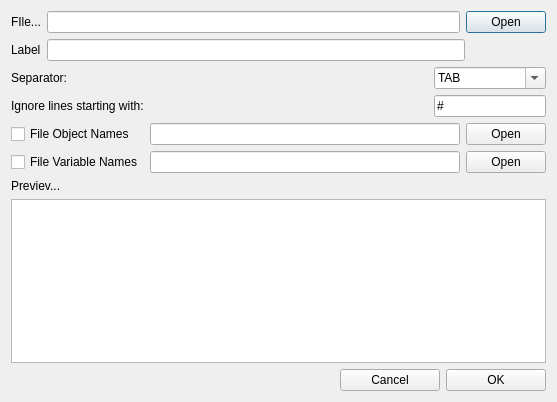
<?xml version="1.0" encoding="UTF-8"?>
<ui version="4.0">
 <class>AddFileDialog</class>
 <widget class="QDialog" name="AddFileDialog">
  <property name="geometry">
   <rect>
    <x>0</x>
    <y>0</y>
    <width>557</width>
    <height>402</height>
   </rect>
  </property>
  <property name="windowTitle">
   <string>Add File to Project</string>
  </property>
  <property name="modal">
   <bool>true</bool>
  </property>
  <layout class="QGridLayout" name="gridLayout_4">
   <item row="0" column="0">
    <layout class="QHBoxLayout" name="horizontalLayout_5">
     <item>
      <widget class="QLabel" name="label_4">
       <property name="sizePolicy">
        <sizepolicy hsizetype="Fixed" vsizetype="Fixed">
         <horstretch>0</horstretch>
         <verstretch>0</verstretch>
        </sizepolicy>
       </property>
       <property name="text">
        <string>FIle...</string>
       </property>
      </widget>
     </item>
     <item>
      <widget class="QLineEdit" name="file">
       <property name="sizePolicy">
        <sizepolicy hsizetype="Expanding" vsizetype="Fixed">
         <horstretch>0</horstretch>
         <verstretch>0</verstretch>
        </sizepolicy>
       </property>
      </widget>
     </item>
     <item>
      <widget class="QDialogButtonBox" name="buttonBox">
       <property name="sizePolicy">
        <sizepolicy hsizetype="Fixed" vsizetype="Fixed">
         <horstretch>0</horstretch>
         <verstretch>0</verstretch>
        </sizepolicy>
       </property>
       <property name="standardButtons">
        <set>QDialogButtonBox::Open</set>
       </property>
      </widget>
     </item>
    </layout>
   </item>
   <item row="1" column="0">
    <layout class="QHBoxLayout" name="horizontalLayout_6">
     <item>
      <widget class="QLabel" name="label_6">
       <property name="text">
        <string>Label</string>
       </property>
      </widget>
     </item>
     <item>
      <widget class="QLineEdit" name="filename"/>
     </item>
     <item>
      <spacer name="horizontalSpacer_6">
       <property name="orientation">
        <enum>Qt::Horizontal</enum>
       </property>
       <property name="sizeType">
        <enum>QSizePolicy::Fixed</enum>
       </property>
       <property name="sizeHint" stdset="0">
        <size>
         <width>81</width>
         <height>20</height>
        </size>
       </property>
      </spacer>
     </item>
    </layout>
   </item>
   <item row="2" column="0">
    <layout class="QGridLayout" name="gridLayout">
     <item row="0" column="0">
      <layout class="QHBoxLayout" name="horizontalLayout">
       <item>
        <widget class="QLabel" name="label">
         <property name="sizePolicy">
          <sizepolicy hsizetype="Expanding" vsizetype="Fixed">
           <horstretch>0</horstretch>
           <verstretch>0</verstretch>
          </sizepolicy>
         </property>
         <property name="maximumSize">
          <size>
           <width>159</width>
           <height>23</height>
          </size>
         </property>
         <property name="text">
          <string>Separator:</string>
         </property>
        </widget>
       </item>
       <item>
        <spacer name="horizontalSpacer">
         <property name="orientation">
          <enum>Qt::Horizontal</enum>
         </property>
         <property name="sizeHint" stdset="0">
          <size>
           <width>40</width>
           <height>20</height>
          </size>
         </property>
        </spacer>
       </item>
       <item>
        <widget class="QComboBox" name="splitlineby">
         <property name="sizePolicy">
          <sizepolicy hsizetype="Expanding" vsizetype="Fixed">
           <horstretch>0</horstretch>
           <verstretch>0</verstretch>
          </sizepolicy>
         </property>
         <property name="maximumSize">
          <size>
           <width>112</width>
           <height>23</height>
          </size>
         </property>
         <property name="editable">
          <bool>true</bool>
         </property>
         <item>
          <property name="text">
           <string>TAB</string>
          </property>
         </item>
         <item>
          <property name="text">
           <string>SPACE</string>
          </property>
         </item>
         <item>
          <property name="text">
           <string>;</string>
          </property>
         </item>
         <item>
          <property name="text">
           <string/>
          </property>
         </item>
        </widget>
       </item>
      </layout>
     </item>
     <item row="2" column="0">
      <layout class="QHBoxLayout" name="horizontalLayout_3">
       <item>
        <widget class="QLabel" name="label_3">
         <property name="sizePolicy">
          <sizepolicy hsizetype="Expanding" vsizetype="Fixed">
           <horstretch>0</horstretch>
           <verstretch>0</verstretch>
          </sizepolicy>
         </property>
         <property name="maximumSize">
          <size>
           <width>159</width>
           <height>23</height>
          </size>
         </property>
         <property name="text">
          <string>Ignore lines starting with:</string>
         </property>
        </widget>
       </item>
       <item>
        <spacer name="horizontalSpacer_3">
         <property name="orientation">
          <enum>Qt::Horizontal</enum>
         </property>
         <property name="sizeHint" stdset="0">
          <size>
           <width>40</width>
           <height>20</height>
          </size>
         </property>
        </spacer>
       </item>
       <item>
        <widget class="QLineEdit" name="ignorelinebychar">
         <property name="sizePolicy">
          <sizepolicy hsizetype="Expanding" vsizetype="Fixed">
           <horstretch>0</horstretch>
           <verstretch>0</verstretch>
          </sizepolicy>
         </property>
         <property name="maximumSize">
          <size>
           <width>112</width>
           <height>23</height>
          </size>
         </property>
         <property name="text">
          <string>#</string>
         </property>
        </widget>
       </item>
      </layout>
     </item>
     <item row="1" column="0">
      <layout class="QHBoxLayout" name="horizontalLayout_2"/>
     </item>
    </layout>
   </item>
   <item row="3" column="0">
    <layout class="QGridLayout" name="gridLayout_3">
     <item row="0" column="0">
      <widget class="QCheckBox" name="fileobjname">
       <property name="text">
        <string>File Object Names</string>
       </property>
      </widget>
     </item>
     <item row="0" column="1">
      <widget class="QLineEdit" name="file_objname"/>
     </item>
     <item row="0" column="2">
      <widget class="QPushButton" name="openbutton">
       <property name="text">
        <string>Open</string>
       </property>
      </widget>
     </item>
     <item row="1" column="0">
      <widget class="QCheckBox" name="filevarname">
       <property name="text">
        <string>File Variable Names</string>
       </property>
      </widget>
     </item>
     <item row="1" column="1">
      <widget class="QLineEdit" name="file_varname"/>
     </item>
     <item row="1" column="2">
      <widget class="QPushButton" name="openbutton_2">
       <property name="text">
        <string>Open</string>
       </property>
      </widget>
     </item>
    </layout>
   </item>
   <item row="4" column="0">
    <widget class="QLabel" name="label_5">
     <property name="text">
      <string>Previev...</string>
     </property>
    </widget>
   </item>
   <item row="5" column="0">
    <widget class="QTableView" name="tableView"/>
   </item>
   <item row="6" column="0">
    <layout class="QGridLayout" name="gridLayout_2">
     <item row="0" column="2">
      <widget class="QPushButton" name="cancel">
       <property name="minimumSize">
        <size>
         <width>100</width>
         <height>0</height>
        </size>
       </property>
       <property name="maximumSize">
        <size>
         <width>100</width>
         <height>16777215</height>
        </size>
       </property>
       <property name="text">
        <string>Cancel</string>
       </property>
      </widget>
     </item>
     <item row="0" column="0">
      <spacer name="horizontalSpacer_5">
       <property name="orientation">
        <enum>Qt::Horizontal</enum>
       </property>
       <property name="sizeHint" stdset="0">
        <size>
         <width>318</width>
         <height>20</height>
        </size>
       </property>
      </spacer>
     </item>
     <item row="0" column="3">
      <widget class="QPushButton" name="ok">
       <property name="minimumSize">
        <size>
         <width>100</width>
         <height>0</height>
        </size>
       </property>
       <property name="maximumSize">
        <size>
         <width>100</width>
         <height>16777215</height>
        </size>
       </property>
       <property name="text">
        <string>OK</string>
       </property>
      </widget>
     </item>
    </layout>
   </item>
  </layout>
 </widget>
 <resources/>
 <connections/>
</ui>
